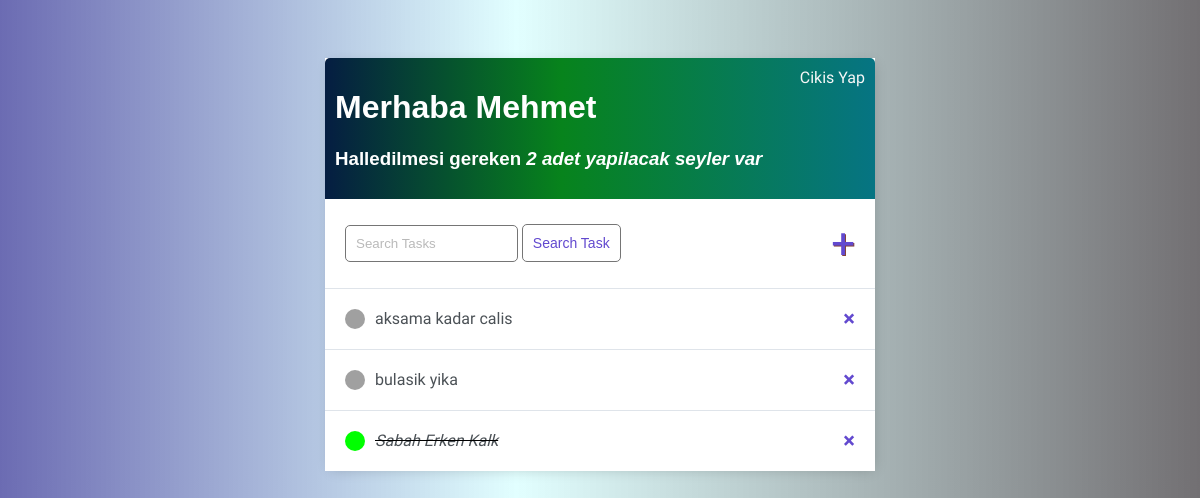
The page / (signed in) on the database as committed earlier.
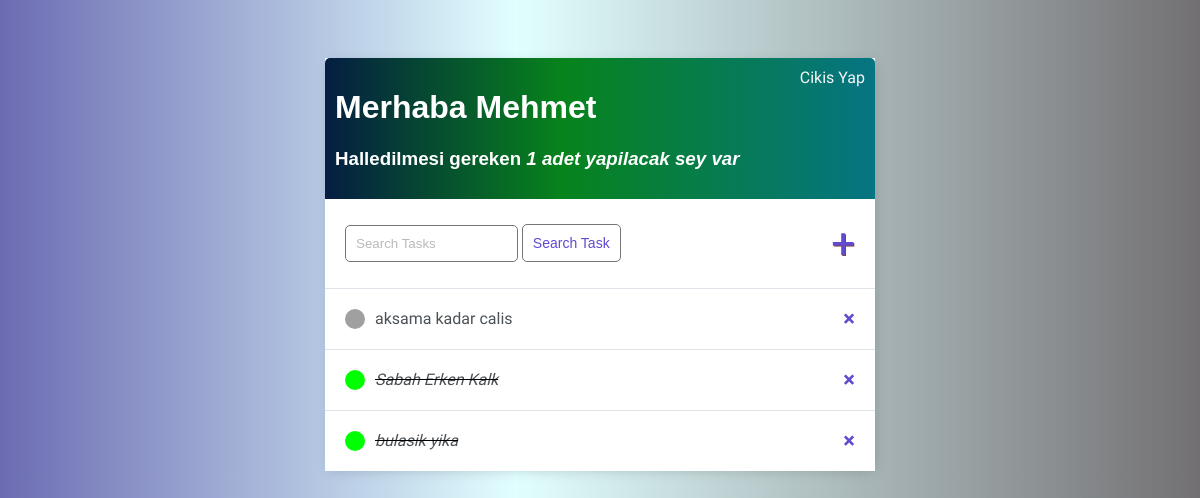
The same page on the database as committed later.
### todo/models.py (models this page shows)
class Task(models.Model):
    user = models.ForeignKey(User, on_delete=models.CASCADE, null=True, blank=True)
    title = models.CharField(max_length=200, null=True)
    description = models.TextField(null=True, blank=True)
    complete = models.BooleanField(default=False)
    created = models.DateTimeField(auto_now_add=True)
    def __str__(self):
        return self.title
    class Meta:
        ordering = ['complete']

### todo/views.py (the view)
# urls.py: path('', TaskList.as_view(), name="task"),
class TaskList(LoginRequiredMixin, ListView):
    model = Task
    context_object_name = 'task'
    def get_context_data(self, **kwargs):
        context = super().get_context_data(**kwargs)
        context['task'] = context['task'].filter(user=self.request.user)
        context['count'] = context['task'].filter(complete=False).count()
        search_input = self.request.GET.get('search-area') or ''
        if search_input:
            context['task'] = context['task'].filter(title__icontains = search_input)
            context['search_input'] = search_input
        return context

### todo/templates/todo/task_list.html
{% extends 'todo/main.html' %}
{% block content %}
<div class="header-bar">
    <div>
        <h1>Merhaba {{ request.user|title }}</h1>
        <h3>Halledilmesi gereken <i>{{ count }} adet yapilacak sey{{ count|pluralize:'ler' }}  var</i></h3>
    </div>
    {% if request.user.is_authenticated %}
    <a href="{% url 'logout' %}">Cikis Yap</a>
    {% else %}
    <a href="{% url 'login' %}">Giris Yap</a>
{% endif %}
</div>
<div id="search-add-wrapper">
    <form action="" method="get">
        <input type="text" name="search-area" placeholder="Search Tasks ">
        <input class="button" type="submit" value="Search Task">
    </form>
    <a id="add-link" href="{% url 'task-create' %}">&#x2b;</a>
</div>
<div class="card-bdy">
<div class="task-items-wrapper">
    {% for tasks in task %}
    <div class="task-wrapper">
        {% if tasks.complete %}
        <div class="task-title">
            <div class="task-complete-icon"></div>
            <i><s><a href="{% url 'tasks-update' tasks.id%}">{{ tasks }}</a></s></i>
        </div>
        <a class="delete-link" href="{% url 'tasks-delete' tasks.id %}">&#215;</a>
        {% else %}
        <div class="task-title">
            <div class="task-incomplete-icon"></div>
            <a href="{% url 'tasks-update' tasks.id%}">{{ tasks }}</a>
        </div>
        <a class="delete-link" href="{% url 'tasks-delete' tasks.id %}">&#215;</a>
        {% endif %}
    </div>
    {% empty %}
    <h3>Liste Bos</h3>
    <a href="{% url 'task-create' %}">Yeni Yapilacak Ekle</a>
    {% endfor %}
</div>
</div>
{% endblock content %}

### todo/templates/todo/main.html (shortened to what this page needs)
<!DOCTYPE html>
<html lang="en">
<head>
</head>
<body>
    <div class="container">
        {% block content %}
        {% endblock content %}
    </div>
</body>
</html>

### todo/templates/todo/main.html (style rules this page uses)
body { background: linear-gradient(90deg, #0c0c819b 0%, #69ffff32 43%, #1a161b9d 100%); font-family: 'Nunito', sans-serif; padding-top: 50px; }
.container { max-width: 550px; margin: auto; background-color: #fff; -webkit-box-shadow: 2px 2px 13px -4px rgba(0, 0, 0, 0.21); box-shadow: 2px 2px 13px -4px rgba(0, 0, 0, 0.21); }
.header-bar { display: flex; justify-content: space-between; color: #fff; padding: 10px; border-radius: 5px 5px 0 0; background: linear-gradient(90deg, #051d42 0%, #07831c 43%, #067483 100%); }
h1, h2, h3, h4, h5, h6 { font-family: 'Raleway', sans-serif; }
.task-wrapper { display: flex; align-items: center; justify-content: space-between; background-color: #fff; border-top: 1px solid #dfe4ea; overflow: hidden; }
.task-title { display: flex; padding: 20px; }
.task-title a { text-decoration: none; color: #4b5156; margin-left: 10px; }
.task-complete-icon { height: 20px; width: 20px; background-color: rgb(0, 255, 0); border-radius: 50%; }
.task-incomplete-icon { height: 20px; width: 20px; background-color: rgb(160, 160, 160); border-radius: 50%; }
.delete-link { text-decoration: none; font-weight: 900; color: #6249cf; font-size: 22px; line-height: 0; padding: 20px 20px; }
.header-bar a { color: rgb(247, 247, 247); text-decoration: none; }
#search-add-wrapper { display: flex; justify-content: space-between; align-items: center; padding: 20px; }
input[type=text], input[type=password], textarea { border: 1px solid #757575; border-radius: 5px; padding: 10px; width: 50%; }
::placeholder { font-weight: 300; opacity: 0.5; }
.button { border: 1px solid #757575; background-color: #FFF; color: #6249cf; padding: 10px; font-size: 14px; border-radius: 5px; cursor: pointer; }
#add-link { color: #6249cf; text-decoration: none; font-size: 42px; text-shadow: 1px 1px #81413b; }

Rows that differ between the two databases and show on the page:
shown differently, row unchanged: Task "Sabah Erken Kalk": moves up the list
changed Task "bulasik yika": complete False → True (drawn)
Other text that changed with them:
{{ count }}: "2" → "1"
